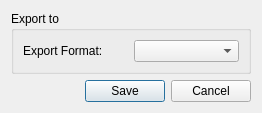
<?xml version="1.0" encoding="UTF-8"?>
<ui version="4.0">
 <class>ExportSelectionDialog</class>
 <widget class="QDialog" name="ExportSelectionDialog">
  <property name="geometry">
   <rect>
    <x>0</x>
    <y>0</y>
    <width>262</width>
    <height>109</height>
   </rect>
  </property>
  <property name="windowTitle">
   <string>Dialog</string>
  </property>
  <layout class="QGridLayout" name="gridLayout_2">
   <item row="0" column="0">
    <widget class="QGroupBox" name="groupBox">
     <property name="title">
      <string>Export to</string>
     </property>
     <layout class="QGridLayout" name="gridLayout">
      <item row="0" column="0">
       <widget class="QLabel" name="label">
        <property name="text">
         <string>Export Format:</string>
        </property>
       </widget>
      </item>
      <item row="0" column="1">
       <widget class="QComboBox" name="formatCombo">
        <property name="currentText">
         <string/>
        </property>
       </widget>
      </item>
     </layout>
    </widget>
   </item>
   <item row="1" column="0">
    <widget class="QDialogButtonBox" name="buttonBox">
     <property name="orientation">
      <enum>Qt::Horizontal</enum>
     </property>
     <property name="standardButtons">
      <set>QDialogButtonBox::Cancel|QDialogButtonBox::Save</set>
     </property>
    </widget>
   </item>
  </layout>
 </widget>
 <resources/>
 <connections>
  <connection>
   <sender>buttonBox</sender>
   <signal>accepted()</signal>
   <receiver>ExportSelectionDialog</receiver>
   <slot>accept()</slot>
   <hints>
    <hint type="sourcelabel">
     <x>248</x>
     <y>254</y>
    </hint>
    <hint type="destinationlabel">
     <x>157</x>
     <y>274</y>
    </hint>
   </hints>
  </connection>
  <connection>
   <sender>buttonBox</sender>
   <signal>rejected()</signal>
   <receiver>ExportSelectionDialog</receiver>
   <slot>reject()</slot>
   <hints>
    <hint type="sourcelabel">
     <x>316</x>
     <y>260</y>
    </hint>
    <hint type="destinationlabel">
     <x>286</x>
     <y>274</y>
    </hint>
   </hints>
  </connection>
 </connections>
</ui>
